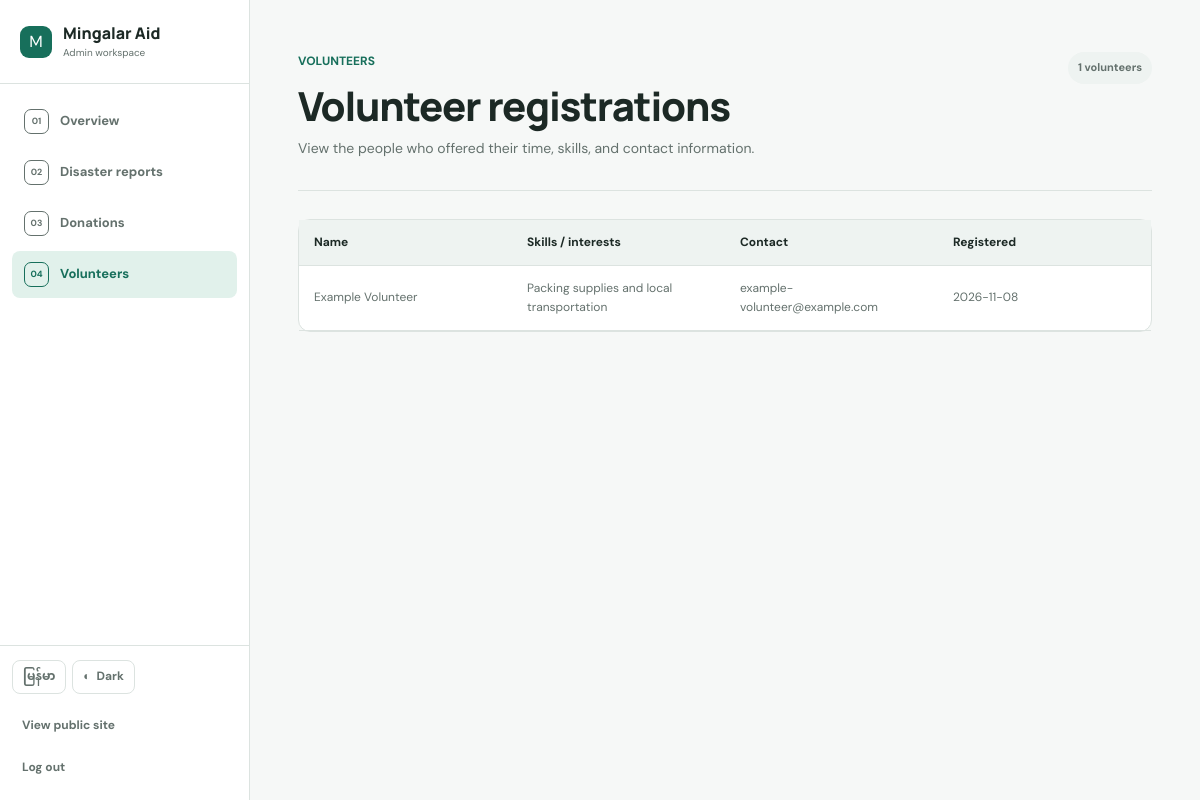
Screenshot of /admin/volunteers (signed in) with the database file from the repository.
### tables this page shows
CREATE TABLE volunteers (
            id INTEGER PRIMARY KEY AUTOINCREMENT,
            disaster_id INTEGER,
            volunteer_name TEXT NOT NULL,
            skills TEXT NOT NULL,
            contact TEXT NOT NULL,
            created_at TEXT NOT NULL,
            FOREIGN KEY(disaster_id) REFERENCES disasters(id)
        );

### MingalarAid.Backend/api/admin_api.py (the view)
    @app.route("/admin/volunteers")
    @admin_required
    def admin_volunteers():
        return render_template(
            "admin_volunteers.html", volunteers=volunteer_service.list_all()
        )

### MingalarAid.Backend/api/guards.py (called while the page is built)
def admin_required(view):
    @wraps(view)
    def wrapped(*args, **kwargs):
        if session.get("role") != "admin":
            flash("Please sign in as an administrator first.", "error")
            return redirect(url_for("admin_login"))
        return view(*args, **kwargs)
    return wrapped

### MingalarAid.Backend/dataaccess/database.py (called while the page is built)
def get_connection():
    DATABASE_PATH.parent.mkdir(parents=True, exist_ok=True)
    connection = sqlite3.connect(DATABASE_PATH)
    connection.row_factory = sqlite3.Row
    return connection

### MingalarAid.Backend/dataaccess/volunteer_repository.py (called while the page is built)
def list_all():
    with get_connection() as db:
        return db.execute(
            "SELECT * FROM volunteers ORDER BY created_at DESC"
        ).fetchall()

### MingalarAid.Backend/service/volunteer_service.py (called while the page is built)
def list_all():
    return volunteer_repository.list_all()

### MingalarAid.Frontend/templates/admin_volunteers.html (shortened to what this page needs)
{% extends "admin_base.html" %}
{% block admin_content %}
<header class="admin-page-header"><div><p class="eyebrow">VOLUNTEERS</p><h1>Volunteer registrations</h1><p>View the people who offered their time, skills, and contact information.</p></div><span class="admin-header-count">{{ volunteers|length }} volunteers</span></header>
<section class="admin-section first-section"><div class="table-wrap"><table><thead><tr><th>Name</th><th>Skills / interests</th><th>Contact</th><th>Registered</th></tr></thead><tbody>{% for v in volunteers %}<tr><td data-label="Name">{{ v.volunteer_name }}</td><td data-label="Skills / interests">{{ v.skills }}</td><td data-label="Contact">{{ v.contact }}</td><td data-label="Registered">{{ v.created_at[:10] }}</td></tr>{% else %}<tr><td colspan="4">No volunteers yet.</td></tr>{% endfor %}</tbody></table></div></section>
{% endblock %}

### MingalarAid.Frontend/static/css/style.css (style rules this page uses)
:root { color-scheme: light; --bg: #f6f8f7; --surface: #ffffff; --surface-soft: #eef3f1; --text: #1c2925; --muted: #64716d; --border: #dce3e0; --brand: #176f5b; --brand-strong: #105747; --brand-soft: #e1f1eb; --danger: #b43f46; --danger-soft: #fbeaec; --warning: #946516; --warning-soft: #fff3d7; --shadow: 0 12px 32px rgb(22 45 37 / 8%); --radius: 12px; }
* { box-sizing: border-box; }
html { scroll-behavior: smooth; }
body { margin: 0; background: var(--bg); color: var(--text); font-family: 'DM Sans', 'Noto Sans Myanmar', sans-serif; line-height: 1.6; transition: background .2s, color .2s; }
.eyebrow { margin: 0 0 12px; color: var(--brand); font-size: 12px; font-weight: 700; }
.disaster-card, .support-card, .admin-card, .detail-panel, .form-card, .table-wrap { background: var(--surface); border: 1px solid var(--border); border-radius: var(--radius); box-shadow: var(--shadow); }
.admin-section { margin: 34px 0 50px; }
.table-wrap { overflow-x: auto; box-shadow: none; }
table { width: 100%; border-collapse: collapse; text-align: left; font-size: 12px; }
th, td { padding: 13px 15px; border-bottom: 1px solid var(--border); white-space: nowrap; }
th { background: var(--surface-soft); color: var(--text); }
td { color: var(--muted); }
.admin-page-header { min-height: 150px; display: flex; align-items: flex-start; justify-content: space-between; gap: 24px; padding: 20px 0 30px; border-bottom: 1px solid var(--border); }
.admin-page-header h1 { margin: 0 0 8px; color: var(--text); font: 800 clamp(29px, 4vw, 40px) / 1.15 'Manrope', 'Noto Sans Myanmar', sans-serif; letter-spacing: -1.2px; }
.admin-page-header p:last-child { max-width: 620px; margin: 0; color: var(--muted); font-size: 14px; }
.admin-header-count { flex: 0 0 auto; padding: 7px 10px; border-radius: 999px; background: var(--surface-soft); color: var(--muted); font-size: 11px; font-weight: 700; }
.first-section { margin-top: 28px; }
html, body { max-width: 100%; overflow-x: hidden; }
.admin-body { min-height: 100vh; background: var(--bg); }
.admin-main .table-wrap { max-width: 100%; overflow: visible; }
.admin-main table { table-layout: fixed; }
.admin-main th, .admin-main td { white-space: normal; overflow-wrap: anywhere; }

### rows the page displays
volunteers: volunteer_name "Example Volunteer", skills "Packing supplies and local transportation", contact "example-volunteer@example.com", created_at "2026-11-08"

### other values shown
{{ volunteers|length }} "1"
